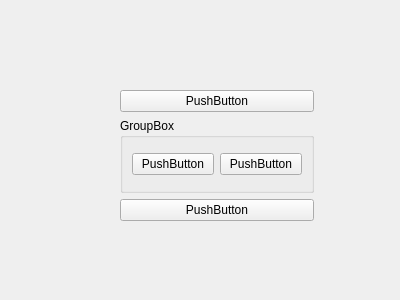
<?xml version="1.0" encoding="UTF-8"?>
<ui version="4.0">
 <class>Form</class>
 <widget class="QWidget" name="Form">
  <property name="geometry">
   <rect>
    <x>0</x>
    <y>0</y>
    <width>400</width>
    <height>300</height>
   </rect>
  </property>
  <property name="windowTitle">
   <string>Form</string>
  </property>
  <widget class="QWidget" name="verticalLayoutWidget">
   <property name="geometry">
    <rect>
     <x>120</x>
     <y>90</y>
     <width>194</width>
     <height>131</height>
    </rect>
   </property>
   <layout class="QVBoxLayout" name="verticalLayout">
    <item>
     <widget class="QPushButton" name="pushButton_1">
      <property name="text">
       <string>PushButton</string>
      </property>
     </widget>
    </item>
    <item>
     <widget class="QGroupBox" name="groupBox">
      <property name="title">
       <string>GroupBox</string>
      </property>
      <layout class="QHBoxLayout" name="horizontalLayout_2">
       <item>
        <layout class="QGridLayout" name="gridLayout">
         <item row="0" column="0">
          <widget class="QPushButton" name="pushButton_3">
           <property name="text">
            <string>PushButton</string>
           </property>
          </widget>
         </item>
         <item row="0" column="1">
          <widget class="QPushButton" name="pushButton">
           <property name="text">
            <string>PushButton</string>
           </property>
          </widget>
         </item>
        </layout>
       </item>
      </layout>
     </widget>
    </item>
    <item>
     <widget class="QPushButton" name="pushButton_2">
      <property name="text">
       <string>PushButton</string>
      </property>
     </widget>
    </item>
   </layout>
  </widget>
 </widget>
 <resources/>
 <connections/>
</ui>
